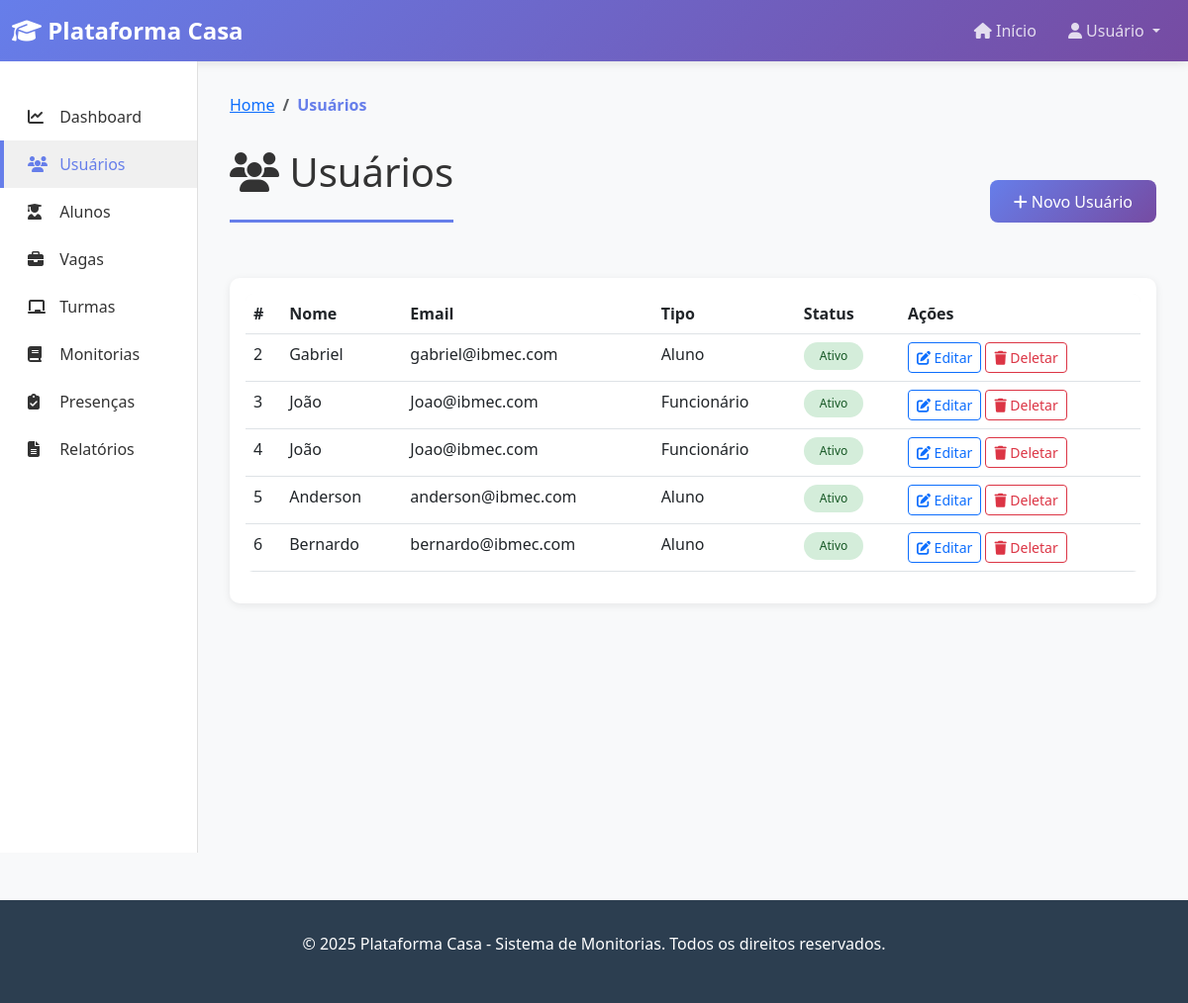
Screenshot of /usuarios/ with the database file from the repository.
### plataforma_Casa/models.py (models this page shows, shortened)
class Usuario(models.Model):
    nome = models.CharField(max_length=100)
    email = models.EmailField(max_length=100)
    tipo_usuario = models.ForeignKey(TipoUsuario, on_delete=models.CASCADE)
    ativo = models.BooleanField(default=True)

class TipoUsuario(models.Model):
    tipo = models.CharField(max_length=50)  # Ex: admin, professor, coordenador, aluno(ideal é ser por código(id))
    ativo = models.BooleanField(default=True)

### plataforma_Casa/views.py (the view)
# urls.py: path('usuarios/', views.listar_usuarios, name='listar_usuarios'),
def listar_usuarios(request):
    usuarios = Usuario.objects.all().select_related('tipo_usuario')
    tipo_filtro = request.GET.get('tipo')
    if tipo_filtro:
        usuarios = usuarios.filter(tipo_usuario__id=tipo_filtro)
    status_filtro = request.GET.get('status')
    if status_filtro:
        usuarios = usuarios.filter(ativo=(status_filtro == 'ativo'))
    context = {
        'usuarios': usuarios,
    }
    return render(request, 'usuarios/listar.html', context)

### plataforma_Casa/templates/usuarios/listar.html (shortened to what this page needs)
{% extends 'base.html' %}
{% block content %}
<nav aria-label="breadcrumb">
    <ol class="breadcrumb">
        <li class="breadcrumb-item"><a href="{% url 'dashboard' %}">Home</a></li>
        <li class="breadcrumb-item active">Usuários</li>
    </ol>
</nav>
<div class="d-flex justify-content-between align-items-center mb-4">
    <div class="page-title">
        <h1><i class="fas fa-users"></i> Usuários</h1>
    </div>
    <a href="{% url 'criar_usuario' %}" class="btn btn-primary">
        <i class="fas fa-plus"></i> Novo Usuário
    </a>
</div>
<div class="card">
    <div class="card-body">
        <div class="table-responsive">
            <table class="table table-hover">
                <thead>
                    <tr>
                        <th>#</th>
                        <th>Nome</th>
                        <th>Email</th>
                        <th>Tipo</th>
                        <th>Status</th>
                        <th>Ações</th>
                    </tr>
                </thead>
                <tbody>
                    {% for usuario in usuarios %}
                        <tr>
                            <td>{{ usuario.id }}</td>
                            <td>{{ usuario.nome }}</td>
                            <td>{{ usuario.email }}</td>
                            <td>{{ usuario.tipo_usuario.tipo }}</td>
                            <td>
                                <span class="badge {% if usuario.ativo %}status-active{% else %}status-inactive{% endif %}">
                                    {% if usuario.ativo %}Ativo{% else %}Inativo{% endif %}
                                </span>
                            </td>
                            <td>
                                <a href="{% url 'editar_usuario' usuario.id %}" class="btn btn-sm btn-outline-primary">
                                    <i class="fas fa-edit"></i> Editar
                                </a>
                                <a href="{% url 'deletar_usuario' usuario.id %}" class="btn btn-sm btn-outline-danger" onclick="return confirm('Tem certeza?')">
                                    <i class="fas fa-trash"></i> Deletar
                                </a>
                            </td>
                        </tr>
                    {% empty %}
                        <tr>
                            <td colspan="6" class="text-center text-muted py-4">
                                Nenhum usuário encontrado.
                            </td>
                        </tr>
                    {% endfor %}
                </tbody>
            </table>
        </div>
    </div>
</div>
{% endblock %}

### plataforma_Casa/templates/base.html (style rules this page uses)
* { margin: 0; padding: 0; box-sizing: border-box; }
body { background-color: #f8f9fa; font-family: 'Segoe UI', Tahoma, Geneva, Verdana, sans-serif; }
.card { border: none; border-radius: 10px; box-shadow: 0 2px 8px rgba(0,0,0,0.08); transition: all 0.3s ease; margin-bottom: 1.5rem; }
.btn-primary { background: linear-gradient(135deg, #667eea 0%, #764ba2 100%); border: none; border-radius: 8px; padding: 0.6rem 1.5rem; transition: all 0.3s ease; }
.table { background: white; border-radius: 8px; overflow: hidden; }
.table thead { background-color: #f8f9fa; font-weight: 600; color: #333; }
.badge { padding: 0.5rem 1rem; border-radius: 20px; font-weight: 500; }
.status-active { background-color: #d4edda; color: #155724; }
.page-title { color: #333; font-weight: 700; margin-bottom: 2rem; border-bottom: 3px solid #667eea; padding-bottom: 1rem; }
.breadcrumb { background-color: transparent; padding: 0; margin-bottom: 2rem; }
.breadcrumb-item.active { color: #667eea; font-weight: 600; }

### rows the page displays
Usuario: id "2", nome "Gabriel", email "gabriel@ibmec.com", tipo_usuario.tipo "Aluno", ativo "Ativo"
Usuario: id "3", nome "João", email "Joao@ibmec.com", tipo_usuario.tipo "Funcionário", ativo "Ativo"
Usuario: id "4", nome "João", email "Joao@ibmec.com", tipo_usuario.tipo "Funcionário", ativo "Ativo"
Usuario: id "5", nome "Anderson", email "anderson@ibmec.com", tipo_usuario.tipo "Aluno", ativo "Ativo"
Usuario: id "6", nome "Bernardo", email "bernardo@ibmec.com", tipo_usuario.tipo "Aluno", ativo "Ativo"
